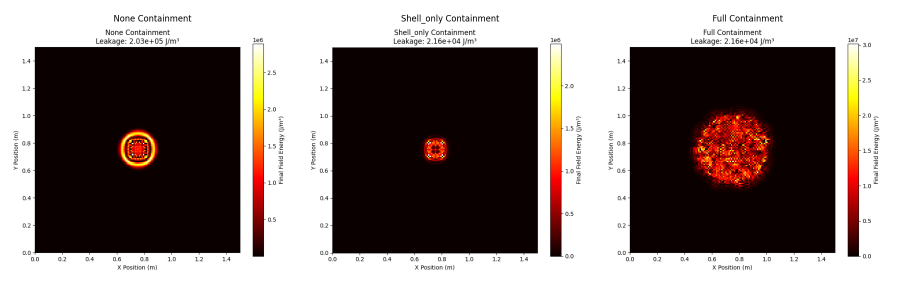
#> input picture blueprints/nuclear_containment/v1/images/side_by_side_comparison.png, 1800 x 600 px, given in place of ., which was not available (shown at 1/2 size); the run also reads 1 picture not shown here
$ python -i '[cip][experiment][v1.0][2025-06-30]_dawn_field_recursive_fractal_entropy_provenance_pipeline.py'   (imports and definitions only)
#> lines starting #> are read from the running program, lines starting #| are printed output that depends on the picture; after the words box and inside, x2 and y2 are one past the last pixel; in counts of white or black regions, pixels touching at a corner belong together; pictures that were not available may be replaced by others from this repository, and a replacement may not be noted
import numpy as np
import matplotlib.pyplot as plt
from skimage.io import imread
from skimage.util import random_noise
from skimage import color
from skimage.transform import resize
from skimage.measure import shannon_entropy, regionprops, label as sk_label
from skimage.filters import threshold_otsu
import os

# -------------------------
# CORE METRICS & ANALYSIS
# -------------------------
def fractal_dimension(Z):
    def boxcount(Z, k):
        S = np.add.reduceat(
            np.add.reduceat(Z, np.arange(0, Z.shape[0], k), axis=0),
                               np.arange(0, Z.shape[1], k), axis=1)
        return len(np.where(S > 0)[0])
    Z = (Z > np.mean(Z)).astype(int)
    sizes = 2 ** np.arange(int(np.log2(min(Z.shape))), 1, -1)
    counts = []
    for size in sizes:
        counts.append(boxcount(Z, size))
    coeffs = np.polyfit(np.log(sizes), np.log(counts), 1)
    return -coeffs[0], sizes, counts

def patch_entropy(img, patch_size):
    h, w = img.shape
    entropies = []
    for i in range(0, h, patch_size):
        for j in range(0, w, patch_size):
            patch = img[i:i+patch_size, j:j+patch_size]
            if patch.size > 0:
                entropies.append(shannon_entropy(patch))
    return np.mean(entropies)

def fourier_fractal_slope(img):
    if img.ndim == 3:
        img = color.rgb2gray(img)
    img = resize(img, (256, 256), mode='reflect', anti_aliasing=True)
    f = np.fft.fft2(img)
    fshift = np.fft.fftshift(f)
    magnitude_spectrum = np.abs(fshift)
    def radial_profile(data, center=None):
        y, x = np.indices((data.shape))
        if center is None:
            center = np.array([x.max() / 2, y.max() / 2])
        r = np.sqrt((x - center[0]) ** 2 + (y - center[1]) ** 2)
        r = r.astype(np.int32)
        tbin = np.bincount(r.ravel(), data.ravel())
        nr = np.bincount(r.ravel())
        radialprofile = tbin / nr
        return radialprofile
    radial_prof = radial_profile(magnitude_spectrum)
    x = np.arange(1, len(radial_prof))
    y = radial_prof[1:]
    log_x = np.log(x)
    log_y = np.log(y + 1e-8)
    slope, intercept = np.polyfit(log_x, log_y, 1)
    return slope, log_x, log_y, radial_prof

# -------------------------
# SYMBOLIC TREE RECURSION
# -------------------------
def image_to_patch_tokens(img, patch_size=32, concept_bank=None):
    h, w = img.shape
    tokens = []
    vectors = []
    if concept_bank is None:
        concept_bank = [
            "energy", "entropy", "recursion", "balance", "collapse", "structure",
            "information", "gradient", "node", "field", "memory", "wave", "fractal"
        ]
    for i in range(0, h, patch_size):
        for j in range(0, w, patch_size):
            patch = img[i:i+patch_size, j:j+patch_size]
            mean_val = np.mean(patch)
            std_val = np.std(patch)
            idx = int((mean_val + std_val) / 2) % len(concept_bank)
            token = f"{concept_bank[idx]}_{int(mean_val)}"
            tokens.append(token)
            vec = np.zeros(len(concept_bank))
            vec[idx] = 1.0 + (std_val / 100.0)
            vectors.append(vec)
    return tokens, np.array(vectors)

def novelty_score(token):
    return int(token.split("_")[-1]) / 255

def recursive_image_tree(tokens, novelty_threshold=0.3):
    tree = {}
    pruned = 0
    prev = None
    for idx, token in enumerate(tokens):
        if novelty_score(token) < novelty_threshold:
            pruned += 1
            continue
        tree[idx] = {"token": token, "parent": prev}
        prev = idx
    return tree, pruned, len(tokens)

# -------------------------
# ADAPTIVE ENTROPY CHUNKING
# -------------------------
def adaptive_entropy_chunks(img_uint8, min_chunk=16, max_chunk=64, entropy_win=16, entropy_thresh=None):
    h, w = img_uint8.shape
    entropy_map = np.zeros((h // entropy_win, w // entropy_win))
    for i in range(0, h, entropy_win):
        for j in range(0, w, entropy_win):
            patch = img_uint8[i:i+entropy_win, j:j+entropy_win]
            if patch.size > 0:
                entropy_map[i//entropy_win, j//entropy_win] = shannon_entropy(patch)
    if entropy_thresh is None:
        entropy_thresh = threshold_otsu(entropy_map)
    high_entropy_mask = entropy_map > entropy_thresh
    labeled = sk_label(high_entropy_mask, connectivity=1)
    regions = regionprops(labeled, intensity_image=entropy_map)
    chunks = []
    for region in regions:
        minr, minc, maxr, maxc = region.bbox
        region_mean = np.mean(entropy_map[minr:maxr, minc:maxc])
        size = min_chunk if region_mean > entropy_thresh else max_chunk
        for i in range(minr*entropy_win, maxr*entropy_win, size):
            for j in range(minc*entropy_win, maxc*entropy_win, size):
                if i + size <= h and j + size <= w:
                    chunk = img_uint8[i:i+size, j:j+size]
                    if chunk.size > 0:
                        chunks.append(((i, j, size), chunk))
    return chunks, entropy_map, entropy_thresh

# -------------------------
# MAIN PIPELINE
# -------------------------
def run_full_provenance_pipeline(image_paths, labels=None):
    patch_sizes = [2, 4, 8, 16, 32, 64]
    all_stats = []
    for idx, path in enumerate(image_paths):
        label = labels[idx] if labels is not None else os.path.basename(path)
        img = imread(path)
#> img is the input picture: shape (600, 1800, 4); mean R, G, B, A 139.8, 129.6, 126.9, 255
        if img.ndim == 3:
            img = color.rgb2gray(img)
#> img: shape (600, 1800) float64
        img = resize(img, (256, 256), mode='reflect', anti_aliasing=True)
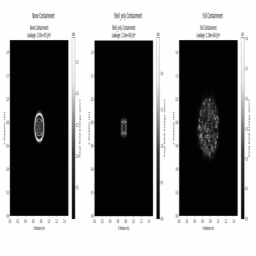
#> img: shape (256, 256) float64; min 0.00829, max 1, mean 0.516
        img_uint8 = (img * 255).astype(np.uint8)
        # Global metrics
        fd, _, _ = fractal_dimension(img_uint8)
#> in fractal_dimension, `Z = (Z > np.mean(Z)).astype(int)`:
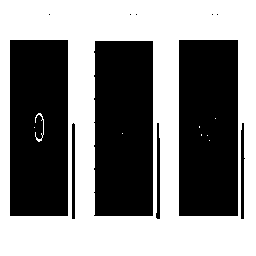
#> Z: shape (256, 256) int64; values 0 (black) and 1 (white), 51.9% white; 11 black regions (5 under 20 px)
#> the loop in fractal_dimension, `for size in sizes:` made 7 passes
#> S in boxcount on passes 1 to 2: [34008], [[8424, 8996], [8132, 8456]]
#> after the loop in fractal_dimension, `for size in sizes:`: counts = [1, 4, 16, 57, 183, 626, 2285]
#> in fractal_dimension, `coeffs = np.polyfit(np.log(sizes), np.log(counts), 1)`: coeffs = [-1.84, 10.32]
#> fd = 1.84
        fourier_slope, _, _, _ = fourier_fractal_slope(img)
#> in radial_profile, `tbin = np.bincount(r.ravel(), data.ravel())`: tbin = 181 values, max 46135.8 at index 0, min 9.7 at index 180, mean 5165.7
#> in radial_profile, `radialprofile = tbin / nr`: radialprofile = 181 values, max 11533.9 at index 0, min 1.83 at index 170, mean 123
#> in fourier_fractal_slope, `radial_prof = radial_profile(magnitude_spectrum)`: radial_prof has the same summary as radialprofile in radial_profile
#> in fourier_fractal_slope, `x = np.arange(1, len(radial_prof))`: x = 180 values from 1 to 180
#> in fourier_fractal_slope, `y = radial_prof[1:]`: y = 180 values, max 2491.6 at index 0, min 1.83 at index 169, mean 59.57
#> in fourier_fractal_slope, `log_x = np.log(x)`: log_x = 180 values from 0 to 5.19
#> in fourier_fractal_slope, `log_y = np.log(y + 1e-8)`: log_y = 180 values, max 7.82 at index 0, min 0.603 at index 169, mean 2.33
#> in fourier_fractal_slope, `slope, intercept = np.polyfit(log_x, log_y, 1)`: slope = -1.55; intercept = 8.85
#> fourier_slope = -1.55
        entropy_curve = [patch_entropy(img_uint8, s) for s in patch_sizes]
#> after the loop in patch_entropy, `for i in range(0, h, patch_size):`: entropies = 16384 values, max 2 at index 784, min 0 at index 0, mean 0.341
#> after the loop in patch_entropy (call 5), `for i in range(0, h, patch_size):`: patch: shape (32, 32); every value is 254
#> after the loop in patch_entropy (call 6), `for i in range(0, h, patch_size):`:
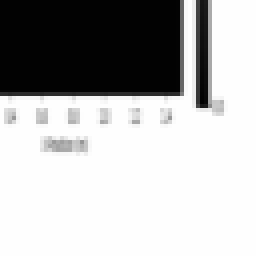
#> patch: shape (64, 64) (shown 4 times larger); min 2, max 254, mean 180.1
#> after the loop in patch_entropy (call 6), `for i in range(0, h, patch_size):`: entropies = [2.29, 2.33, 2, 2.52, 1.66, 3.01, 2.64, 3.87, 1.58, 3.01, 2.7, 3.75, 1.86, 2.09, 1.96, 2.08]
#> entropy_curve = [0.341, 0.67, 1.03, 1.45, 1.86, 2.46]
        # Adaptive chunking
        chunks, entropy_map, entropy_thresh = adaptive_entropy_chunks(img_uint8)
#> in adaptive_entropy_chunks, `entropy_thresh = threshold_otsu(entropy_map)`: entropy_thresh = 1.81
#> in adaptive_entropy_chunks, `regions = regionprops(labeled, intensity_image=entropy_map)`: regions = 7 regions; box (x1, y1, x2, y2) and area: (0, 0, 11, 15) 53, (11, 1, 16, 14) 22, (12, 6, 14, 10) 8, (0, 6, 1, 11) 5, (0, 3, 1, 5) 2, (2, 7, 3, 9) 2, (7, 7, 8, 9) 2
#> the loop in adaptive_entropy_chunks, `for region in regions:` made 7 passes
#> (minr, minc, maxr, maxc, region_mean, size) on passes 1 to 7: (0, 0, 15, 11, 1.39, 64), (1, 11, 14, 16, 2.1, 16), (3, 0, 5, 1, 2.14, 16), (6, 0, 11, 1, 2.57, 16), (6, 12, 10, 14, 5.01, 16), (7, 2, 9, 3, 5.54, 16), (7, 7, 9, 8, 3.16, 16)
#> after the loop in adaptive_entropy_chunks, `for region in regions:`: chunks = 96 items
#> chunks = 96 items; entropy_thresh = 1.81
        fd_list = []
        tree_len_list = []
        for (i, j, size), chunk in chunks:
            fdc, _, _ = fractal_dimension(chunk)
            tokens, _ = image_to_patch_tokens(chunk, patch_size=max(size//2, 2))
            tree, pruned, total = recursive_image_tree(tokens, novelty_threshold=0.3)
            fd_list.append(fdc)
            tree_len_list.append(len(tree))
#> this loop made 96 passes
#> (i, j, size, sizes in fractal_dimension, coeffs in fractal_dimension, fdc, h in image_to_patch_tokens) on passes 4, 5, 6, 7, 8, 12: (64, 0, 64, [64, 32, 16, 8, 4], [-1.47, 6.09], 1.47, 64), (64, 64, 64, [64, 32, 16, 8, 4], [-1.71, 7.05], 1.71, 64), (64, 128, 64, [64, 32, 16, 8, 4], [-1.66, 7.02], 1.66, 64), (128, 0, 64, [64, 32, 16, 8, 4], [-1.46, 5.99], 1.46, 64), (128, 64, 64, [64, 32, 16, 8, 4], [-1.71, 7.05], 1.71, 64), (192, 128, 64, [64, 32, 16, 8, 4], [-1.89, 7.91], 1.89, 64)
#> (i, j, size) on passes 46 to 51: (112, 224, 16), (112, 240, 16), (128, 176, 16), (128, 192, 16), (128, 208, 16), (128, 224, 16)
#> pass 1, in fractal_dimension (call 2), `Z = (Z > np.mean(Z)).astype(int)`:
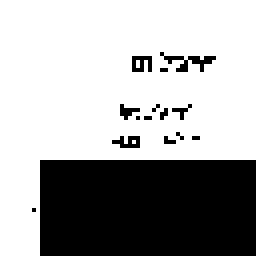
#> Z: shape (64, 64) int64 (shown 4 times larger); values 0 (black) and 1 (white), 66.1% white; 15 black regions (13 under 20 px), largest, box (x1, y1, x2, y2) and area: (10, 40, 64, 64) 1296, (40, 13, 54, 18) 26
#> pass 3, in fractal_dimension (call 4), `Z = (Z > np.mean(Z)).astype(int)`:
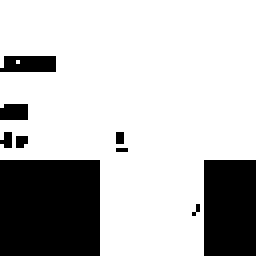
#> Z: shape (64, 64) int64 (shown 4 times larger); values 0 (black) and 1 (white), 75.1% white; 9 black regions (5 under 20 px), largest, box (x1, y1, x2, y2) and area: (0, 40, 25, 64) 600, (51, 40, 64, 64) 312, (0, 14, 14, 18) 52, (0, 26, 7, 30) 27
        all_stats.append({
            'label': label,
            'global_fractal_dim': fd,
            'global_fourier_slope': fourier_slope,
            'entropy_curve': entropy_curve,
            'n_chunks': len(chunks),
            'chunk_fractal_dim_mean': np.mean(fd_list),
            'chunk_fractal_dim_std': np.std(fd_list),
            'chunk_tree_len_mean': np.mean(tree_len_list),
            'chunk_tree_len_std': np.std(tree_len_list),
        })
        # Visualization (optional)
        plt.figure(figsize=(8,3))
        plt.subplot(1,2,1)
        plt.imshow(entropy_map, cmap='magma')
        plt.title(f"Entropy map: {label}")
        plt.colorbar()
        plt.subplot(1,2,2)
        plt.imshow(img_uint8, cmap='gray')
        for (i, j, size), _ in chunks:
            plt.gca().add_patch(plt.Rectangle((j, i), size, size, edgecolor='red', facecolor='none', linewidth=0.7))
#> this loop made 96 passes
#> (i, j, size) on passes 2 to 13: (0, 64, 64), (0, 128, 64), (64, 0, 64), (64, 64, 64), (64, 128, 64), (128, 0, 64), (128, 64, 64), (128, 128, 64), (192, 0, 64), (192, 64, 64), (192, 128, 64), (16, 176, 16)
#> (j, size) on passes 1, 17: (0, 64), (240, 16)
        plt.title(f"Adaptive Chunks: {label} ({len(chunks)})")
        plt.axis('off')
        plt.tight_layout()
        plt.show()
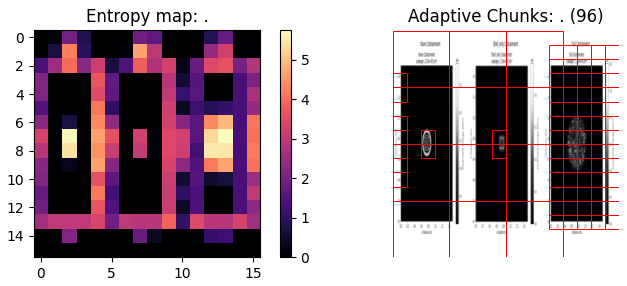
#> figure drawn by matplotlib, 3 panels
        # Chunk metric distributions
        plt.figure(figsize=(6,3))
        plt.hist(fd_list, bins=8, alpha=0.6, label='Fractal Dim')
        plt.hist(tree_len_list, bins=8, alpha=0.6, label='Symbolic Tree Len')
        plt.title(f"Chunk Metrics: {label}")
        plt.xlabel("Value")
        plt.ylabel("Chunks")
        plt.legend()
        plt.show()
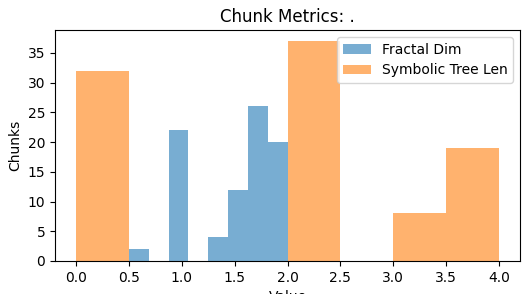
#> figure drawn by matplotlib, 1 panel; tallest bar 26 high, from x = 1.62 to 1.81; tallest bar 37 high, from x = 2 to 2.5
    return all_stats

# Example usage:
# image_paths = ["/path/to/organic1.png", "/path/to/ai1.png", ...]
# labels = ["organic1", "ai1", ...]
# results = run_full_provenance_pipeline(image_paths, labels=labels)

#> (the run stopped early here; a loop or call above may not have finished)
